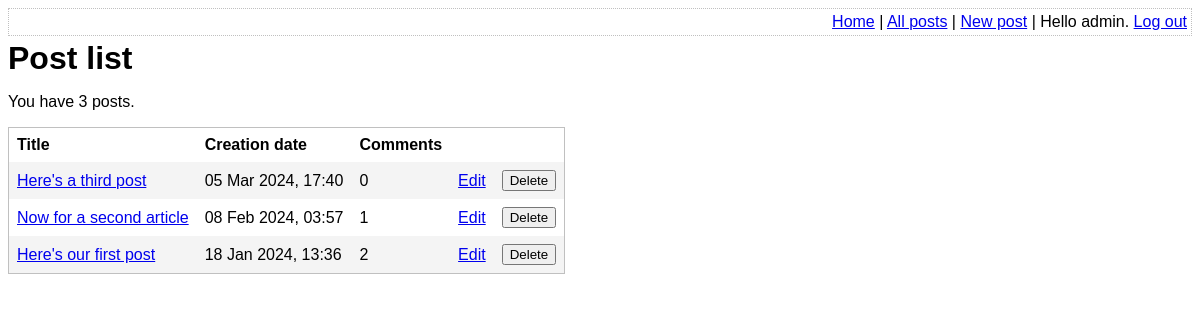
The app's page /list-posts.php (signed in), older data.
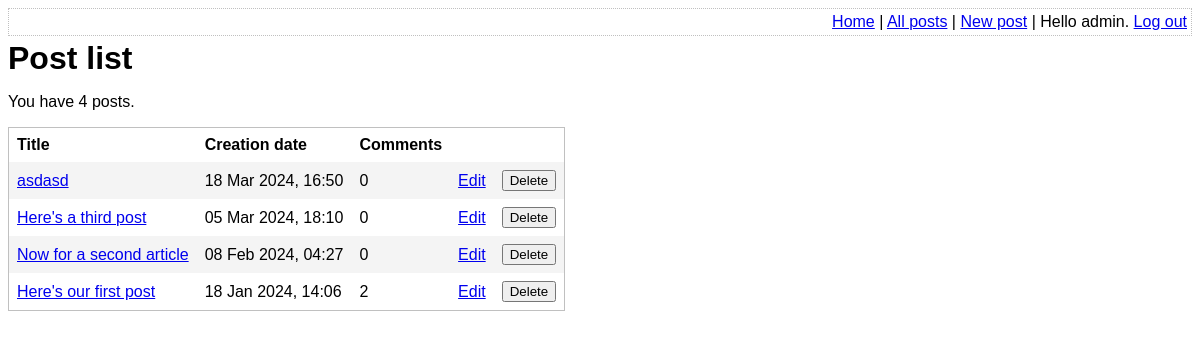
The same page, newer data.
### tables this page shows
CREATE TABLE post (
	id INTEGER PRIMARY KEY AUTOINCREMENT NOT NULL,
	title VARCHAR NOT NULL,
	body VARCHAR NOT NULL,
	user_id INTEGER NOT NULL,
	created_at VARCHAR NOT NULL,
	updated_at VARCHAR,
	FOREIGN KEY (user_id) REFERENCES user(id)
);

### lib/common.php (called while the page is built, shortened)
<?php
function htmlEscape($html)
{
    return htmlspecialchars($html, ENT_HTML5, 'UTF-8');
}
function convertSqlDate($sqlDate)
{
    $date = DateTime::createFromFormat('Y-m-d H:i:s', $sqlDate);
    return $date->format('d M Y, H:i');
}
function getAllPosts(PDO $pdo)
{
    $stmt = $pdo->query(
        'SELECT
            id, title, created_at, body,
            (SELECT COUNT(*) FROM comment WHERE comment.post_id = post.id) comment_count
        FROM
            post
        ORDER BY
            created_at DESC'
    );
    return $stmt->fetchAll(PDO::FETCH_ASSOC);
}

### list-posts.php (the view, shortened to what this page needs)
<?php
require_once 'lib/common.php';
$pdo = getPDO();
$posts = getAllPosts($pdo);
?>
<!DOCTYPE html>
<html>
    <head>
        <?php require 'templates/head.php' ?>
    </head>
    <body>
        <?php require 'templates/top-menu.php' ?>
        <h1>Post list</h1>
        <p>You have <?php echo count($posts) ?> posts.
        <form method="post">
            <table id="post-list">
                <thead>
                    <tr>
                        <th>Title</th>
                        <th>Creation date</th>
                        <th>Comments</th>
                        <th />
                        <th />
                    </tr>
                </thead>
                <tbody>
                    <?php foreach ($posts as $post): ?>
                        <tr>
                            <td>
                                <a
                                    href="view-post.php?post_id=<?php echo $post['id']?>"
                                ><?php echo htmlEscape($post['title']) ?></a>
                            </td>
                            <td>
                                <?php echo convertSqlDate($post['created_at']) ?>
                            </td>
                            <td>
                                <?php echo $post['comment_count'] ?>
                            </td>
                            <td>
                                <a href="edit-post.php?post_id=<?php echo $post['id']?>">Edit</a>
                            </td>
                            <td>
                                <input
                                    type="submit"
                                    name="delete-post[<?php echo $post['id']?>]"
                                    value="Delete"
                                />
                            </td>
                        </tr>
                    <?php endforeach ?>
                </tbody>
            </table>
        </form>
    </body>
</html>

Row changes from the older to the newer data that the page shows:
added post: title "asdasd", created_at "18 Mar 2024, 16:50", comment_count "0"
changed post "Here's a third post": created_at "05 Mar 2024, 17:40" → "05 Mar 2024, 18:10"
changed post "Now for a second article": created_at "08 Feb 2024, 03:57" → "08 Feb 2024, 04:27"; comment_count "1" → "0"
changed post "Here's our first post": created_at "18 Jan 2024, 13:36" → "18 Jan 2024, 14:06"
Text that changed along with them:
count($posts): "3" → "4"
